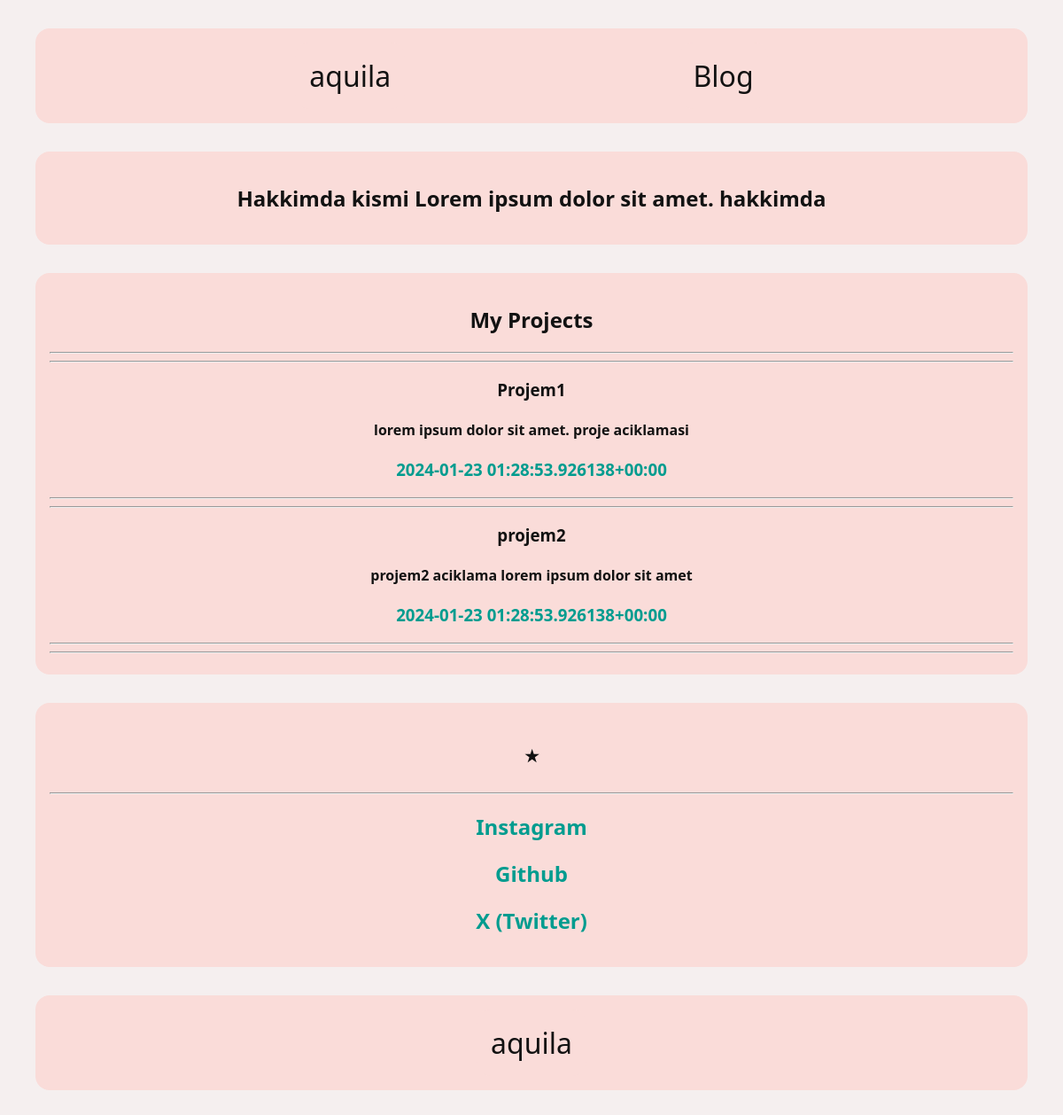
The page / on the database its author committed.
### core/models.py (models this page shows, shortened)
class About(models.Model):
    about_me = models.TextField("Hakkimda Yazisi")
    class Meta:
        verbose_name = 'about'
        verbose_name_plural = "aboutme"

class Project(models.Model):
    project_title = models.CharField("Proje Basligi", max_length=100)
    project_description = models.TextField("Proje aciklama")
    project_url_name = models.CharField("proje url adi", max_length=200)
    project_url = models.CharField("proje url", max_length=300)
    class Meta:
        verbose_name = "project"
        verbose_name_plural = "projects"

class UrlModel(models.Model):
    name_url = models.CharField('Link Name', max_length=200)
    url = models.URLField('link')
    class Meta:
        verbose_name = 'link'
        verbose_name_plural = 'links'

### core/views.py (the view)
# urls.py: path('', views.home, name='home'),
def home(request):
    about = About.objects.all()
    project = Project.objects.all()
    url = UrlModel.objects.all()
    context = {'about': about, 'project': project, 'url': url}
    return render(request, 'core/home.html', context)

### core/templates/core/home.html (shortened to what this page needs)
{% extends 'core/main.html' %} {% block content %}
<div class="aboutme-box">
  {% for a in about %}
  <h2 class="aboutme-text">{{a.about_me}}</h2>
  {% endfor %}
</div>
<div class="project-box">
  <h2>My Projects</h2> <hr> <hr>
  {% for p in project %}
  <h3>{{p.project_title}}</h3>
  <h4>{{p.project_description}}</h4>
  <h3><a href="{{p.project_url}}">{{p.project_url_name}}</a></h3> <hr> <hr>
  {% endfor %}
</div>
<div class="social-links">
  <h1>&sstarf;</h1> <hr>
  {% for u in url %}
  <h2><a href="{{u.url}}">{{u.name_url}}</a></h2>
  {% endfor %}
</div>
{% endblock content %}

### core/templates/core/home.html (style rules this page uses)
.aboutme-box { background-color: #fadcd9; border-radius: 1rem; margin: 2rem; padding: 1rem; text-align: center; }
.project-box { background-color: #fadcd9; border-radius: 1rem; margin: 2rem; padding: 1rem; text-align: center; }
.social-links { background-color: #fadcd9; border-radius: 1rem; margin: 2rem; padding: 1rem; text-align: center; }
.social-links a { color: #009c8f; }
.project-box a { color: #009c8f; }

### core/templates/core/main.html (style rules this page uses)
body { background-color: #f5efef; color: #121212; font-family: "Segoe UI", Tahoma, Geneva, Verdana, sans-serif; text-decoration: none; user-select: none; }
a { color: #121212; user-select: none; text-decoration: none; }
hr { color: white; }

### rows shown on the page
About: about_me "Hakkimda kismi Lorem ipsum dolor sit amet. hakkimda"
Project: project_title "Projem1", project_description "lorem ipsum dolor sit amet. proje aciklamasi", project_url_name "2024-01-23 01:28:53.926138+00:00"
Project: project_title "projem2", project_description "projem2 aciklama lorem ipsum dolor sit amet", project_url_name "2024-01-23 01:28:53.926138+00:00"
UrlModel: name_url "Instagram"
UrlModel: name_url "Github"
UrlModel: name_url "X (Twitter)"
